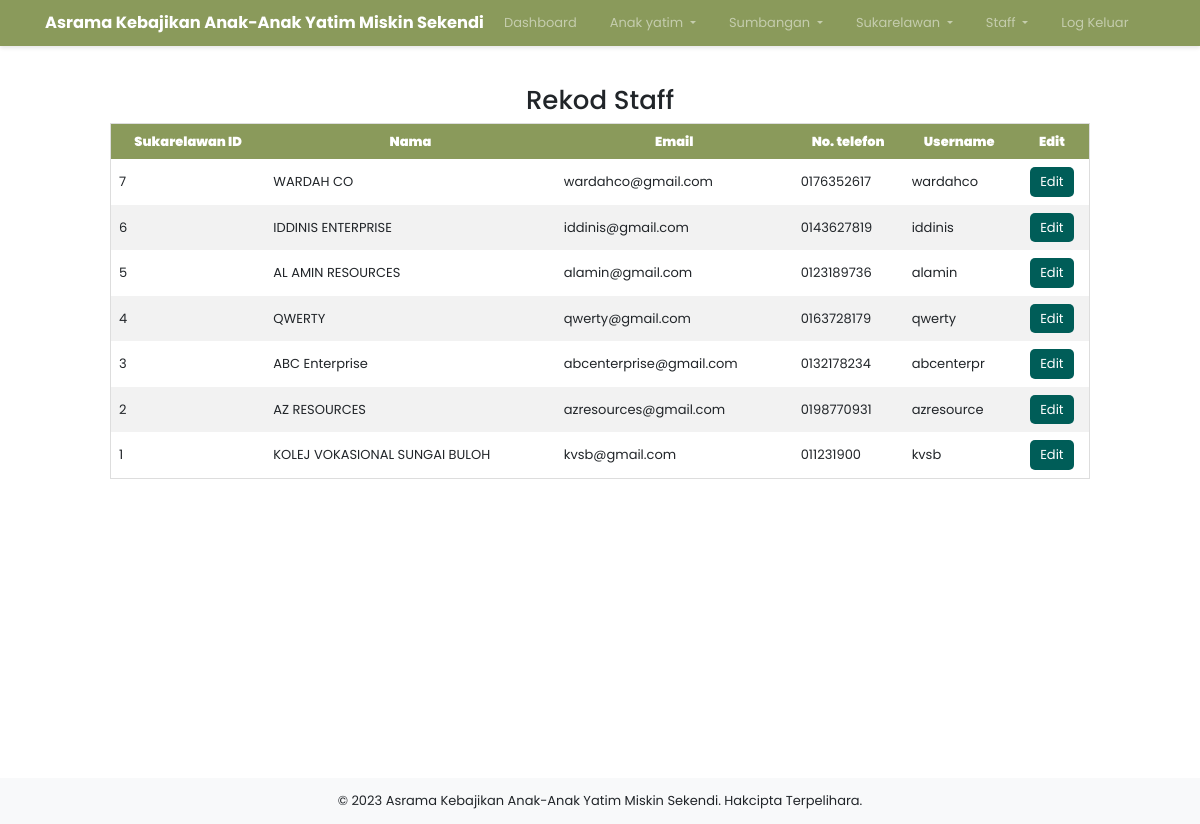
The page /admin/viewvolunteer.php (signed in) on the database its author committed.
### tables this page shows
CREATE TABLE `volunteer` (
  `VOLUNTEERID` int(8) NOT NULL,
  `NAME` varchar(40) NOT NULL,
  `EMAIL` varchar(40) NOT NULL,
  `PHONENO` varchar(20) NOT NULL,
  `USERNAME` varchar(10) NOT NULL,
  `PASSWORD` varchar(20) NOT NULL
);

### admin/viewvolunteer.php (the view, shortened to what this page needs)
<?php
require('connection.php');
?>
<!DOCTYPE html>
<html lang="en">
<head>
    <link rel="stylesheet" href="https://cdnjs.cloudflare.com/ajax/libs/font-awesome/5.15.3/css/all.min.css">
    <link rel="stylesheet" href="https://stackpath.bootstrapcdn.com/bootstrap/4.5.2/css/bootstrap.min.css">
    <link rel="stylesheet" href="https://cdnjs.cloudflare.com/ajax/libs/font-awesome/4.7.0/css/font-awesome.min.css">
</head>
<body>
<nav class="navbar navbar-expand-lg navbar-dark">
    <div class="container">
        <a class="navbar-brand" href="#">Asrama Kebajikan Anak-Anak Yatim Miskin Sekendi</a>
        <div class="collapse navbar-collapse" id="navbarNav">
            <ul class="navbar-nav ml-auto">
                <li class="nav-item">
                    <a class="nav-link" href="dashboard.php">Dashboard</a>
                </li>
                <li class="nav-item dropdown">
                    <a class="nav-link dropdown-toggle" href="#login" id="navbarDropdown" role="button">
                        Anak yatim
                    </a>
                </li>
                <li class="nav-item dropdown">
                    <a class="nav-link dropdown-toggle" href="#login" id="navbarDropdown" role="button">
                        Sumbangan
                    </a>
                </li>
                <li class="nav-item dropdown">
                    <a class="nav-link dropdown-toggle" href="#login" id="navbarDropdown" role="button">
                        Sukarelawan
                    </a>
                </li>
                <li class="nav-item dropdown">
                    <a class="nav-link dropdown-toggle" href="#login" id="navbarDropdown" role="button">
                        Staff
                    </a>
                </li>
                <li class="nav-item">
                    <a class="nav-link" href="logout.php">Log Keluar</a>
                </li>
            </ul>
        </div>
    </div>
</nav>
<div class="container" style="padding:85px 80px">
    <h2 class="text-center">Rekod Staff</h2>
    <table border="0">
      <thead>
        <tr>
          <th><strong>Sukarelawan ID</strong></th>
<th><strong>Nama</strong></th>
<th><strong>Email</strong></th>
<th><strong>No. telefon</strong></th>
<th><strong>Username</th>
          <th><strong>Edit</strong></th>
        </tr>
      </thead>
      <tbody>
        <?php
        $sql = "SELECT volunteerid,name,email,phoneno,username from volunteer ORDER BY volunteerid DESC";
        if ($result = mysqli_query($con, $sql)) {
            while ($row = mysqli_fetch_assoc($result)) {
        ?>
        <tr>
          <td align="center"><?php echo $row['volunteerid']?></td>
        <td align="center"><?php echo $row['name'] ?></td>
        <td align="center"><?php echo $row['email'] ?></td>
        <td align="center"><?php echo $row['phoneno'] ?></td>
        <td align="center"><?php echo $row['username'] ?></td>
          <td class="action-btn">
              <a href="managevolunteer.php?id=<?php echo htmlspecialchars($row['volunteerid']); ?>" class="edit">Edit</a>
          </td>
        </tr>
        <?php
            }
        } else {
            echo "Error: " . mysqli_error($con);
        }
        ?>
      </tbody>
    </table>
  </div><br><br><br><br><br><br><br><br><br><br>
<footer class="bg-light text-center text-lg-start mt-4">
    <div class="text-center p-3">
        &copy; 2023 Asrama Kebajikan Anak-Anak Yatim Miskin Sekendi. Hakcipta Terpelihara.
    </div>
</footer>
</body>
</html>

### admin/viewvolunteer.php (style rules this page uses)
body, html { margin: 0; padding: 0; width: 100%; height: 100%; font-family: 'Poppins'; font-size: 13px; }
.navbar { background-color: #8A9A5B; position: fixed; top: 0; width: 100%; z-index: 1000; box-shadow: 0 2px 4px rgba(0,0,0,0.1); }
.navbar-brand { font-weight: bold; color: white; }
.navbar-nav .nav-link { color: white; margin-right: 20px; position: relative; }
.navbar-nav .nav-link::before { content: ''; position: absolute; top: 50%; left: 50%; width: 0; height: 0; background: rgba(255, 255, 255, 0.2); border-radius: 50%; transition: width 0.4s, height 0.4s, top 0.4s, left 0.4s; }
table { width: 100%; border-collapse: collapse; border: 1px solid #ddd; }
th, td { text-align: left; padding: 8px; }
tr:nth-child(even) { background-color: #f2f2f2; }
th { background-color: #8A9A5B; color: white; text-align: center; }
.action-btn { display: flex; justify-content: space-around; }
.action-btn a { padding: 5px 10px; color: white; text-decoration: none; border-radius: 5px; }
.action-btn a.edit { background-color: #005d58; }

### rows shown on the page
volunteer: VOLUNTEERID "7", NAME "WARDAH CO", EMAIL "wardahco@gmail.com", PHONENO "0176352617", USERNAME "wardahco"
volunteer: VOLUNTEERID "6", NAME "IDDINIS ENTERPRISE", EMAIL "iddinis@gmail.com", PHONENO "0143627819", USERNAME "iddinis"
volunteer: VOLUNTEERID "5", NAME "AL AMIN RESOURCES", EMAIL "alamin@gmail.com", PHONENO "0123189736", USERNAME "alamin"
volunteer: VOLUNTEERID "4", NAME "QWERTY", EMAIL "qwerty@gmail.com", PHONENO "0163728179", USERNAME "qwerty"
volunteer: VOLUNTEERID "3", NAME "ABC Enterprise", EMAIL "abcenterprise@gmail.com", PHONENO "0132178234", USERNAME "abcenterpr"
volunteer: VOLUNTEERID "2", NAME "AZ RESOURCES", EMAIL "azresources@gmail.com", PHONENO "0198770931", USERNAME "azresource"
volunteer: VOLUNTEERID "1", NAME "KOLEJ VOKASIONAL SUNGAI BULOH", EMAIL "kvsb@gmail.com", PHONENO "011231900", USERNAME "kvsb"
